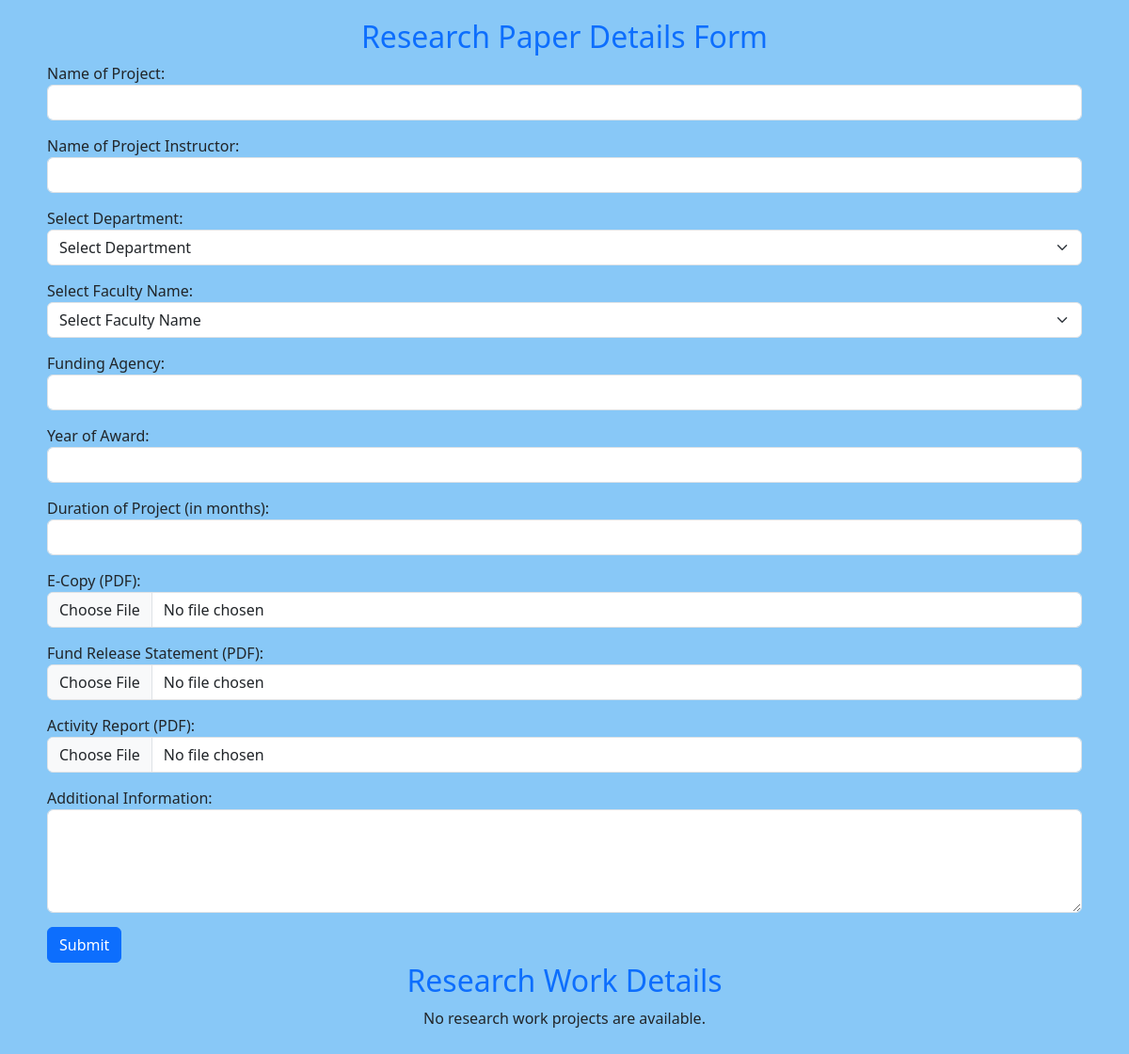
Before: /faculty/facultyDashboard/facultyrupload.php (signed in) with the older database file.
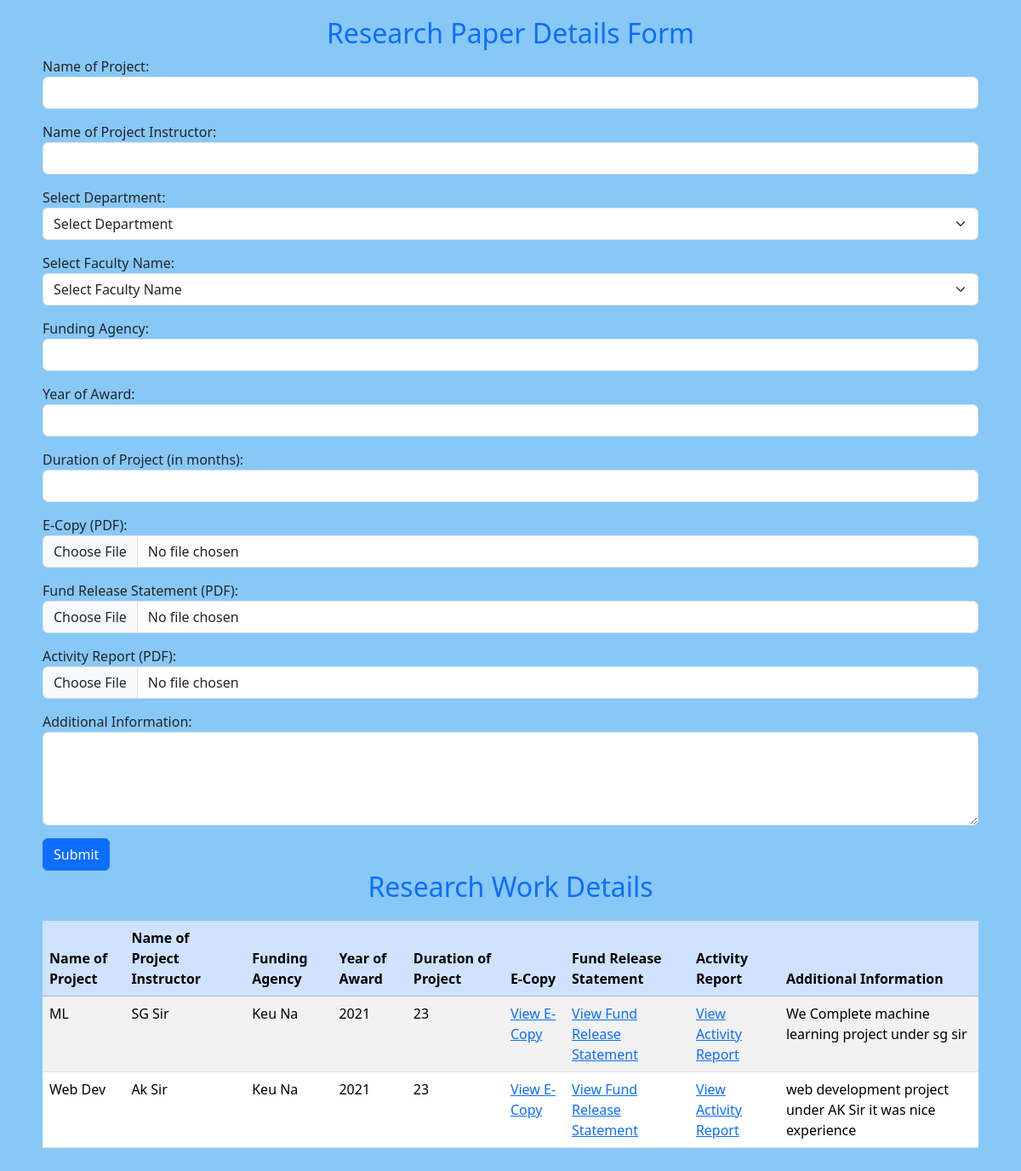
After: the same page with the newer database file.
### tables this page shows
CREATE TABLE `researchwork` (
  `proid` varchar(255) NOT NULL,
  `instid` varchar(255) NOT NULL,
  `deptname` varchar(255) NOT NULL,
  `fid` varchar(255) NOT NULL,
  `proname` varchar(255) NOT NULL,
  `picopi` varchar(255) NOT NULL,
  `fundagent` varchar(255) NOT NULL,
  `award` varchar(255) NOT NULL,
  `duration` varchar(255) NOT NULL,
  `ecopy` varchar(255) NOT NULL,
  `fundstatement` varchar(255) NOT NULL,
  `activereport` varchar(255) NOT NULL,
  `addinfo` varchar(255) NOT NULL
);

### faculty/facultyDashboard/facultyrupload.php (the view, shortened to what this page needs)
<?php
require '../../connect.php';
$inst_id = $_SESSION['instid'];
$sql = "SELECT * FROM researchwork WHERE instid = ?";
$result = $conn->prepare($sql);
$result->bind_param("s", $inst_id);
$result->execute();
$researchwork_result = $result->get_result();
?>
<!DOCTYPE html>
<html lang="en">
<head>
    <link href="https://cdn.jsdelivr.net/npm/bootstrap@5.3.2/dist/css/bootstrap.min.css" rel="stylesheet">
</head>
<body>
    <div class="container">
        <h2 class="text-center text-primary">Research Paper Details Form</h2>
        <form action="#" method="post" enctype="multipart/form-data">
            <div class="form-group">
                <label for="proname">Name of Project:</label>
                <input type="text" name="proname" class="form-control" required>
            </div>
            <div class="form-group">
                <label for="picopi">Name of Project Instructor:</label>
                <input type="text" name="picopi" class="form-control" required>
            </div>
            <div class="form-group">
                <label for="faculty_department">Select Department:</label>
                <select name="faculty_department" class="form-select" required>
                    <option value="" disabled selected>Select Department</option>
                </select>
            </div>
            <div class="form-group">
                <label for="faculty_name">Select Faculty Name:</label>
                <select name="faculty_name" class="form-select" required>
                    <option value="" disabled selected>Select Faculty Name</option>
                </select>
            </div>
            <div class="form-group">
                <label for="fundagent">Funding Agency:</label>
                <input type="text" name="fundagent" class="form-control" required>
            </div>
            <div class="form-group">
                <label for="award">Year of Award:</label>
                <input type="number" name="award" class="form-control" required>
            </div>
            <div class="form-group">
                <label for="duration">Duration of Project (in months):</label>
                <input type="number" name="duration" class="form-control" required>
            </div>
            <div class="form-group">
                <label for="ecopy">E-Copy (PDF):</label>
                <input type="file" name="ecopy" class="form-control" accept=".pdf" required>
            </div>
            <div class="form-group">
                <label for="fundstatement">Fund Release Statement (PDF):</label>
                <input type="file" name="fundstatement" class="form-control" accept=".pdf" required>
            </div>
            <div class="form-group">
                <label for="activereport">Activity Report (PDF):</label>
                <input type="file" name="activereport" class="form-control" accept=".pdf" required>
            </div>
            <div class="form-group">
                <label for="addinfo">Additional Information:</label>
                <textarea name="addinfo" class="form-control" rows="4" required></textarea>
            </div>
            <input type="submit" class="btn btn-primary" value="Submit">
        </form>
        <h2 class="text-center text-primary">Research Work Details</h2>
        <?php if ($researchwork_result->num_rows > 0) : ?>
            <table class="table table-striped">
                <thead class="table-primary">
                    <tr>
                        <th>Name of Project</th>
                        <th>Name of Project Instructor</th>
                        <th>Funding Agency</th>
                        <th>Year of Award</th>
                        <th>Duration of Project</th>
                        <th>E-Copy</th>
                        <th>Fund Release Statement</th>
                        <th>Activity Report</th>
                        <th>Additional Information</th>
                    </tr>
                </thead>
                <tbody>
                    <?php while ($row = $researchwork_result->fetch_assoc()) : ?>
                        <tr>
                            <td><?php echo $row["proname"]; ?></td>
                            <td><?php echo $row["picopi"]; ?></td>
                            <td><?php echo $row["fundagent"]; ?></td>
                            <td><?php echo $row["award"]; ?></td>
                            <td><?php echo $row["duration"]; ?></td>
                            <td>
                                <?php
                                $ecopy = $row["ecopy"];
                                echo "<a href='$ecopy' target='_blank'>View E-Copy</a>";
                                ?>
                            </td>
                            <td>
                                <?php
                                $fundstatement = $row["fundstatement"];
                                echo "<a href='$fundstatement' target='_blank'>View Fund Release Statement</a>";
                                ?>
                            </td>
                            <td>
                                <?php
                                $activereport = $row["activereport"];
                                echo "<a href='$activereport' target='_blank'>View Activity Report</a>";
                                ?>
                            </td>
                            <td><?php echo $row["addinfo"]; ?></td>
                        </tr>
                    <?php endwhile; ?>
                </tbody>
            </table>
        <?php else : ?>
            <p class="text-center">No research work projects are available.</p>
        <?php endif; ?>
    </div>
</body>
</html>

### faculty/facultyDashboard/facultyrupload.php (style rules this page uses)
body { background-color: #88c8f7; }
.container { padding: 20px; }
.form-group { margin-bottom: 15px; }
.form-control { margin-bottom: 10px; }
.table { margin-top: 20px; }

Changed rows visible on the page:
added researchwork: proname "ML", picopi "SG Sir", fundagent "Keu Na", award "2021", duration "23", addinfo "We Complete machine learning project under sg sir"
added researchwork: proname "Web Dev", picopi "Ak Sir", fundagent "Keu Na", award "2021", duration "23", addinfo "web development project under AK Sir it was nice experience"
Other visible differences:
text no longer shown: "No research work projects are available."
text now shown: "Name of Project Name of Project Instructor Funding Agency Year of Award Duration of Project E-Copy Fund Release Statement Activity Report Additional Information"
